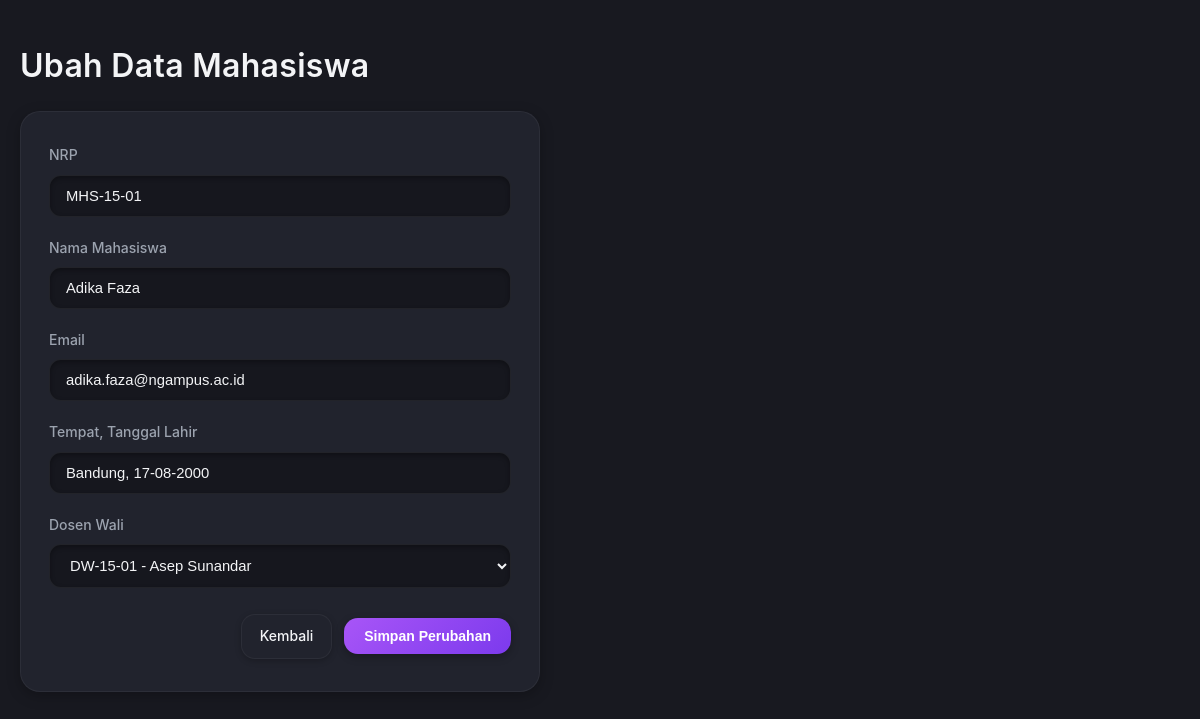
Screenshot of /ubah_mahasiswa.php?id_mahasiswa=1 (signed in) with the database file from the repository.
### tables this page shows
CREATE TABLE mahasiswa (
    id_mahasiswa INT UNSIGNED AUTO_INCREMENT PRIMARY KEY,
    nrp VARCHAR(15) NOT NULL UNIQUE,
    nama VARCHAR(100) NOT NULL,
    email VARCHAR(100) NOT NULL UNIQUE,
    ttl VARCHAR(50) NOT NULL,
    id_dosen INT UNSIGNED NULL,
    CONSTRAINT fk_mahasiswa_dosen FOREIGN KEY (id_dosen) REFERENCES dosen_wali(id_dosen)
        ON UPDATE CASCADE ON DELETE SET NULL
);

CREATE TABLE dosen_wali (
    id_dosen INT UNSIGNED AUTO_INCREMENT PRIMARY KEY,
    nip VARCHAR(10) NOT NULL UNIQUE,
    nama VARCHAR(100) NOT NULL,
    email VARCHAR(100) NOT NULL UNIQUE,
    ttl VARCHAR(50) NOT NULL
);

### ubah_mahasiswa.php (the view, shortened to what this page needs)
<?php
include 'database.php';
$id_mahasiswa = (int)($_GET['id_mahasiswa'] ?? $_GET['id'] ?? 0);
$stmt = mysqli_prepare($koneksi, "SELECT * FROM mahasiswa WHERE id_mahasiswa = ?");
mysqli_stmt_bind_param($stmt, "i", $id_mahasiswa);
mysqli_stmt_execute($stmt);
$res = mysqli_stmt_get_result($stmt);
$mhs = mysqli_fetch_array($res);
$dosen = mysqli_query($koneksi, "SELECT id_dosen, nip, nama FROM dosen_wali ORDER BY nama ASC");
?>
<!DOCTYPE html>
<html>
<head>
    <link rel="stylesheet" href="style.css">
</head>
<body>
    <div class="container">
        <h1>Ubah Data Mahasiswa</h1>
        <div class="card-form">
            <form method="post" action="">
                <div class="form-group">
                    <label>NRP</label>
                    <input type="text" name="nrp" value="<?php echo htmlspecialchars($mhs['nrp']); ?>" required>
                </div>
                <div class="form-group">
                    <label>Nama Mahasiswa</label>
                    <input type="text" name="nama" value="<?php echo htmlspecialchars($mhs['nama']); ?>" required>
                </div>
                <div class="form-group">
                    <label>Email</label>
                    <input type="email" name="email" value="<?php echo htmlspecialchars($mhs['email']); ?>" required>
                </div>
                <div class="form-group">
                    <label>Tempat, Tanggal Lahir</label>
                    <input type="text" name="ttl" value="<?php echo htmlspecialchars($mhs['ttl']); ?>" required>
                </div>
                <div class="form-group">
                    <label>Dosen Wali</label>
                    <select name="id_dosen" required>
                        <?php while ($d = mysqli_fetch_array($dosen)) { ?>
                            <option value="<?php echo (int)$d['id_dosen']; ?>" <?php if ($d['id_dosen'] == $mhs['id_dosen']) echo 'selected'; ?>>
                                <?php echo htmlspecialchars($d['nip'] . " - " . $d['nama']); ?>
                            </option>
                        <?php } ?>
                    </select>
                </div>
                <div class="form-actions">
                    <a href="index.php" class="btn-secondary">Kembali</a>
                    <button type="submit" class="btn-primary">Simpan Perubahan</button>
                </div>
            </form>
        </div>
    </div>
</body>
</html>

### style.css (style rules this page uses)
:root { --bg-base: #181920; --bg-card: #21232d; --bg-card-alt: #1e2029; --bg-inset: #16171e; --shadow-card: 0 4px 14px rgba(0, 0, 0, 0.25); --shadow-btn: 0 2px 6px rgba(0, 0, 0, 0.22); --shadow-inset: inset 0 2px 5px rgba(0, 0, 0, 0.32); --accent-purple: #9333ea; --accent-purple-gradient: linear-gradient(135deg, #a855f7 0%, #7c3aed 100%); --text-primary: #f3f4f6; --text-secondary: #9ca3af; --text-muted: #6b7280; --border-subtle: rgba(255, 255, 255, 0.05); --border-focus: rgba(255, 255, 255, 0.15); --danger: #ef4444; --danger-light: #f87171; --success: #10b981; }
* { box-sizing: border-box; margin: 0; padding: 0; }
body { font-family: -apple-system, BlinkMacSystemFont, "Segoe UI", Roboto, Helvetica, Arial, sans-serif; background-color: var(--bg-base); color: var(--text-primary); line-height: 1.6; padding: 24px 20px; min-height: 100vh; }
.container { max-width: 1180px; margin: 0 auto; }
h1, h2 { color: var(--text-primary); font-weight: 600; letter-spacing: 0.3px; margin: 16px 0; }
a.btn-primary, button.btn-primary, input[type="submit"].btn-primary { background: var(--accent-purple-gradient); color: #ffffff; padding: 10px 20px; border-radius: 14px; font-size: 0.875rem; font-weight: 600; text-decoration: none; border: none; cursor: pointer; display: inline-flex; align-items: center; gap: 8px; box-shadow: 0 3px 8px rgba(0, 0, 0, 0.28); transition: all 0.2s ease; }
a.btn-secondary, button.btn-secondary { background: var(--bg-card); color: var(--text-primary); padding: 10px 18px; border-radius: 14px; font-size: 0.875rem; font-weight: 500; text-decoration: none; border: 1px solid var(--border-subtle); display: inline-flex; align-items: center; box-shadow: var(--shadow-btn); transition: all 0.2s ease; }
a { color: #ffffff; text-decoration: none; transition: all 0.2s ease; }
.card-form { background: var(--bg-card); padding: 32px 28px; border-radius: 20px; box-shadow: var(--shadow-card); border: 1px solid var(--border-subtle); max-width: 520px; margin: 20px 0; }
.form-group { margin-bottom: 20px; }
label { display: block; font-size: 0.875rem; font-weight: 500; color: var(--text-secondary); margin-bottom: 8px; }
input[type="text"], input[type="email"], input[type="password"], select { width: 100%; padding: 12px 16px; background: var(--bg-inset); color: var(--text-primary); border: 1px solid var(--border-subtle); border-radius: 12px; font-size: 0.925rem; box-shadow: var(--shadow-inset); outline: none; transition: all 0.2s ease; }
select option { background: #1e2029; color: #f3f4f6; }
.form-actions { display: flex; justify-content: flex-end; align-items: center; gap: 12px; margin-top: 26px; }

### rows the page displays
mahasiswa: nrp "MHS-15-01", nama "Adika Faza", email "adika.faza@ngampus.ac.id", ttl "Bandung, 17-08-2000", id_dosen "DW-15-01 - Asep Sunandar"
